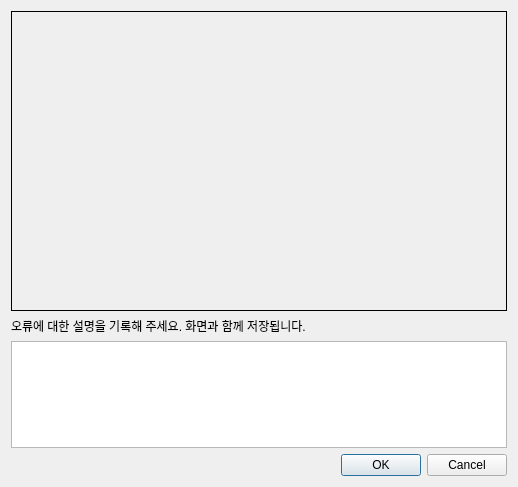
<?xml version="1.0" encoding="UTF-8"?>
<ui version="4.0">
 <class>Dialog</class>
 <widget class="QDialog" name="Dialog">
  <property name="geometry">
   <rect>
    <x>0</x>
    <y>0</y>
    <width>518</width>
    <height>487</height>
   </rect>
  </property>
  <property name="windowTitle">
   <string>오류내용 입력</string>
  </property>
  <layout class="QGridLayout" name="gridLayout">
   <item row="0" column="0">
    <widget class="QLabel" name="imgCaptured">
     <property name="sizePolicy">
      <sizepolicy hsizetype="Preferred" vsizetype="Expanding">
       <horstretch>0</horstretch>
       <verstretch>0</verstretch>
      </sizepolicy>
     </property>
     <property name="minimumSize">
      <size>
       <width>0</width>
       <height>300</height>
      </size>
     </property>
     <property name="maximumSize">
      <size>
       <width>500</width>
       <height>300</height>
      </size>
     </property>
     <property name="frameShape">
      <enum>QFrame::Box</enum>
     </property>
     <property name="text">
      <string/>
     </property>
    </widget>
   </item>
   <item row="3" column="0">
    <widget class="QDialogButtonBox" name="buttonBox">
     <property name="orientation">
      <enum>Qt::Horizontal</enum>
     </property>
     <property name="standardButtons">
      <set>QDialogButtonBox::Cancel|QDialogButtonBox::Ok</set>
     </property>
    </widget>
   </item>
   <item row="1" column="0">
    <widget class="QLabel" name="label">
     <property name="text">
      <string>오류에 대한 설명을 기록해 주세요. 화면과 함께 저장됩니다.</string>
     </property>
    </widget>
   </item>
   <item row="2" column="0">
    <widget class="QTextEdit" name="edtDescrive">
     <property name="maximumSize">
      <size>
       <width>16777215</width>
       <height>150</height>
      </size>
     </property>
    </widget>
   </item>
  </layout>
 </widget>
 <resources/>
 <connections>
  <connection>
   <sender>buttonBox</sender>
   <signal>accepted()</signal>
   <receiver>Dialog</receiver>
   <slot>accept()</slot>
   <hints>
    <hint type="sourcelabel">
     <x>248</x>
     <y>254</y>
    </hint>
    <hint type="destinationlabel">
     <x>157</x>
     <y>274</y>
    </hint>
   </hints>
  </connection>
  <connection>
   <sender>buttonBox</sender>
   <signal>rejected()</signal>
   <receiver>Dialog</receiver>
   <slot>reject()</slot>
   <hints>
    <hint type="sourcelabel">
     <x>316</x>
     <y>260</y>
    </hint>
    <hint type="destinationlabel">
     <x>286</x>
     <y>274</y>
    </hint>
   </hints>
  </connection>
 </connections>
</ui>
